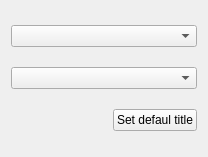
<?xml version="1.0" encoding="UTF-8"?>
<ui version="4.0">
 <class>ConfigurationEditor</class>
 <widget class="QWidget" name="ConfigurationEditor">
  <property name="geometry">
   <rect>
    <x>0</x>
    <y>0</y>
    <width>208</width>
    <height>157</height>
   </rect>
  </property>
  <property name="windowTitle">
   <string>Form</string>
  </property>
  <layout class="QGridLayout" name="gridLayout">
   <item row="2" column="1">
    <widget class="QPushButton" name="pbSetDefaultTitle">
     <property name="text">
      <string>Set defaul title</string>
     </property>
    </widget>
   </item>
   <item row="2" column="0">
    <spacer name="horizontalSpacer">
     <property name="orientation">
      <enum>Qt::Horizontal</enum>
     </property>
     <property name="sizeHint" stdset="0">
      <size>
       <width>40</width>
       <height>20</height>
      </size>
     </property>
    </spacer>
   </item>
   <item row="1" column="0" colspan="2">
    <widget class="QComboBox" name="cbCode"/>
   </item>
   <item row="0" column="0" colspan="2">
    <widget class="QComboBox" name="cbClass"/>
   </item>
  </layout>
 </widget>
 <resources/>
 <connections/>
</ui>
